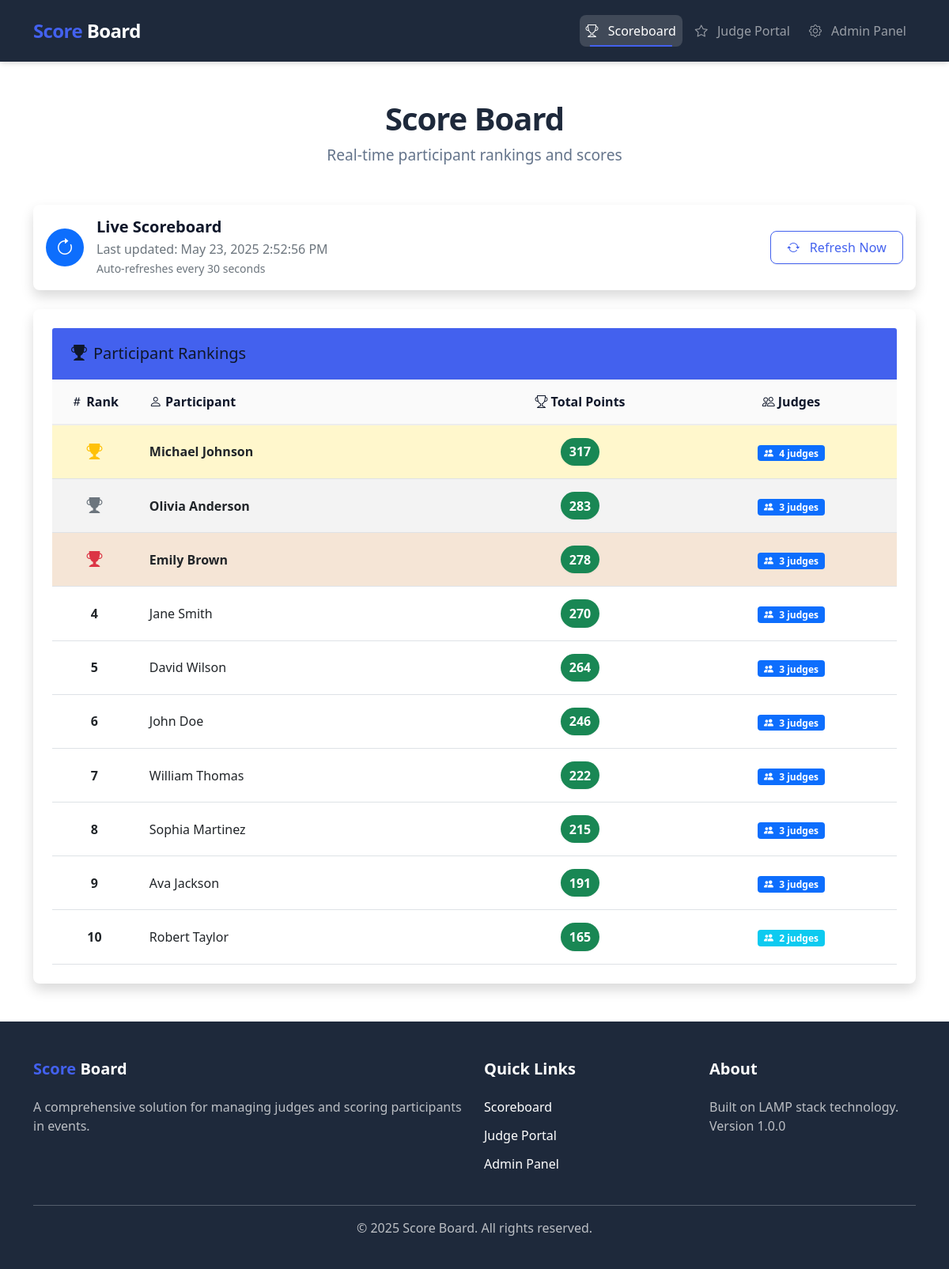
Screenshot of /public/ with the database file from the repository.
### tables this page shows
CREATE TABLE IF NOT EXISTS users (
    id INT PRIMARY KEY AUTO_INCREMENT,
    name VARCHAR(100) NOT NULL,
    created_at TIMESTAMP DEFAULT CURRENT_TIMESTAMP
);

### src/config/database.php (called while the page is built)
<?php
return [
    'host' => getenv('MYSQL_HOST') ?: 'localhost',
    'dbname' => getenv('MYSQL_DATABASE') ?: 'judge_db',
    'username' => getenv('MYSQL_USER') ?: 'judge_user',
    'password' => getenv('MYSQL_PASSWORD') ?: 'judge_pass',
    'charset' => 'utf8mb4'
];

### src/core/Database.php (called while the page is built, shortened)
<?php
class Database {
    private static $instance = null;
    private $pdo;
    private function __construct() {
        try {
            $config = require __DIR__ . '/../config/database.php';
            $dsn = "mysql:host={$config['host']};dbname={$config['dbname']};charset={$config['charset']}";
            $options = [
                PDO::ATTR_ERRMODE => PDO::ERRMODE_EXCEPTION,
                PDO::ATTR_DEFAULT_FETCH_MODE => PDO::FETCH_ASSOC,
                PDO::ATTR_EMULATE_PREPARES => false
            ];
            $this->pdo = new PDO($dsn, $config['username'], $config['password'], $options);
        } catch (PDOException $e) {
            die("Connection failed: " . $e->getMessage());
        }
    }
    public static function getInstance() {
        if (self::$instance === null) {
            self::$instance = new self();
        }
        return self::$instance;
    }
    public function query($sql, $params = []) {
        $stmt = $this->pdo->prepare($sql);
        $stmt->execute($params);
        return $stmt;
    }
}

### src/includes/init.php (called while the page is built, shortened)
<?php
require_once __DIR__ . '/../core/Database.php';
$db = Database::getInstance();

### src/public/index.php (the view, shortened to what this page needs)
<?php
require_once __DIR__ . '/../includes/init.php';
$users = $db->query("
    SELECT
        u.id,
        u.name,
        COALESCE(SUM(s.points), 0) as total_points,
        COUNT(DISTINCT s.judge_id) as judges_count
    FROM users u
    LEFT JOIN scores s ON u.id = s.user_id
    GROUP BY u.id, u.name
    ORDER BY total_points DESC
")->fetchAll();
?>
<!DOCTYPE html>
<html lang="en">
<head>
    <link href="https://cdn.jsdelivr.net/npm/bootstrap@5.1.3/dist/css/bootstrap.min.css" rel="stylesheet">
    <link rel="stylesheet" href="https://cdn.jsdelivr.net/npm/bootstrap-icons@1.8.1/font/bootstrap-icons.css">
    <link href="/public/css/styles.css" rel="stylesheet">
</head>
<body>
    <nav class="navbar navbar-expand-lg navbar-dark">
        <div class="container">
            <a class="navbar-brand" href="/"><span class="highlight">Score</span> Board</a>
            <div class="collapse navbar-collapse" id="navbarNav">
                <ul class="navbar-nav ms-auto">
                    <li class="nav-item">
                        <a class="nav-link active" href="/public/"><i class="bi bi-trophy"></i> Scoreboard</a>
                    </li>
                    <li class="nav-item">
                        <a class="nav-link" href="/judge/"><i class="bi bi-star"></i> Judge Portal</a>
                    </li>
                    <li class="nav-item">
                        <a class="nav-link" href="/admin/"><i class="bi bi-gear"></i> Admin Panel</a>
                    </li>
                </ul>
            </div>
        </div>
    </nav>
    <div class="container mt-5">
        <div class="text-center mb-5">
            <h1 class="app-title">Score Board</h1>
            <p class="app-subtitle">Real-time participant rankings and scores</p>
        </div>
        <div class="card mb-4 shadow">
            <div class="card-body p-3 d-flex align-items-center">
                <div class="bg-primary rounded-circle p-3 me-3 text-white">
                    <i class="bi bi-arrow-clockwise fs-4"></i>
                </div>
                <div>
                    <h5 class="mb-1">Live Scoreboard</h5>
                    <p class="mb-0 text-muted">Last updated: <?php echo date('M d, Y g:i:s A'); ?></p>
                    <p class="mb-0 text-muted"><small>Auto-refreshes every 30 seconds</small></p>
                </div>
                <div class="ms-auto">
                    <button class="btn btn-outline-primary" onclick="window.location.reload()">
                        <i class="bi bi-arrow-repeat"></i> Refresh Now
                    </button>
                </div>
            </div>
        </div>
        <div class="card shadow scoreboard animate-fade-in">
            <div class="card-header bg-primary text-white">
                <h3 class="h5 mb-0"><i class="bi bi-trophy-fill me-2"></i>Participant Rankings</h3>
            </div>
            <?php if (empty($users)): ?>
            <div class="card-body">
                <div class="alert alert-warning d-flex align-items-center">
                    <i class="bi bi-exclamation-triangle-fill me-2 fs-4"></i>
                    <div>No participants or scores found in the system. Add participants through the Admin Panel.</div>
                </div>
            </div>
            <?php else: ?>
            <div class="card-body p-0">
                <div class="table-responsive">
                    <table class="table table-hover mb-0 scoreboard-table">
                        <thead>
                            <tr>
                                <th width="10%" class="text-center"><i class="bi bi-hash"></i> Rank</th>
                                <th width="40%"><i class="bi bi-person"></i> Participant</th>
                                <th width="25%" class="text-center"><i class="bi bi-trophy"></i> Total Points</th>
                                <th width="25%" class="text-center"><i class="bi bi-people"></i> Judges</th>
                            </tr>
                        </thead>
                        <tbody>
                            <?php foreach ($users as $index => $user):
                                $rowClass = '';
                                $medalIcon = '';
                                if ($index == 0) {
                                    $rowClass = 'position-1';
                                    $medalIcon = '<i class="bi bi-trophy-fill text-warning fs-5" title="Gold Medal"></i>';
                                } else if ($index == 1) {
                                    $rowClass = 'position-2';
                                    $medalIcon = '<i class="bi bi-trophy-fill text-secondary fs-5" title="Silver Medal"></i>';
                                } else if ($index == 2) {
                                    $rowClass = 'position-3';
                                    $medalIcon = '<i class="bi bi-trophy-fill text-danger fs-5" title="Bronze Medal"></i>';
                                }
                            ?>
                            <tr class="<?php echo $rowClass; ?>">
                                <td class="text-center fw-bold">
                                    <?php if (!empty($medalIcon)) echo $medalIcon; else echo ($index + 1); ?>
                                </td>
                                <td class="fw-medium"><?php echo htmlspecialchars($user['name']); ?></td>
                                <td class="text-center">
                                    <?php
                                    $scoreClass = '';
                                    $points = (int)$user['total_points'];
                                    if ($points >= 90) {
                                        $scoreClass = 'bg-success text-white';
                                    } elseif ($points >= 70) {
                                        $scoreClass = 'bg-primary text-white';
                                    } elseif ($points >= 50) {
                                        $scoreClass = 'bg-info text-white';
                                    } elseif ($points >= 30) {
                                        $scoreClass = 'bg-warning';
                                    } elseif ($points > 0) {
                                        $scoreClass = 'bg-danger text-white';
                                    } else {
                                        $scoreClass = 'bg-secondary text-white';
                                    }
                                    ?>
                                    <span class="points-badge <?php echo $scoreClass; ?>"><?php echo htmlspecialchars($user['total_points']); ?></span>
                                </td>
                                <td class="text-center">
                                     <?php
                                     $judgeClass = '';
                                     $judgeCount = (int)$user['judges_count'];
                                     if ($judgeCount >= 5) {
                                         $judgeClass = 'bg-success';
                                     } elseif ($judgeCount >= 3) {
                                         $judgeClass = 'bg-primary';
                                     } elseif ($judgeCount >= 2) {
                                         $judgeClass = 'bg-info';
                                     } elseif ($judgeCount == 1) {
                                         $judgeClass = 'bg-warning';
                                     } else {
                                         $judgeClass = 'bg-secondary';
                                     }
                                     ?>
                                     <span class="badge <?php echo $judgeClass; ?>">
                                         <i class="bi bi-people-fill me-1"></i>
                                         <?php echo htmlspecialchars($user['judges_count']); ?> judge<?php echo $user['judges_count'] != 1 ? 's' : ''; ?>
                                     </span>
                                </td>
                            </tr>
                            <?php endforeach; ?>
                        </tbody>
                    </table>
                </div>
            </div>
            <?php endif; ?>
        </div>
    </div>
    <footer class="footer mt-5">
        <div class="container">
            <div class="row">
                <div class="col-md-6">
                    <h5><span class="highlight">Score</span> Board</h5>
                    <p>A comprehensive solution for managing judges and scoring participants in events.</p>
                </div>
                <div class="col-md-3">
                    <h5>Quick Links</h5>
                    <ul class="list-unstyled">
                        <li><a href="/public/" class="text-white">Scoreboard</a></li>
                        <li><a href="/judge/" class="text-white">Judge Portal</a></li>
                        <li><a href="/admin/" class="text-white">Admin Panel</a></li>
                    </ul>
                </div>
                <div class="col-md-3">
                    <h5>About</h5>
                    <p>Built on LAMP stack technology. Version 1.0.0</p>
                </div>
            </div>
            <hr class="mt-4">
            <div class="text-center">
                <p>&copy; <?php echo date('Y'); ?> Score Board. All rights reserved.</p>
            </div>
        </div>
    </footer>
</body>
</html>

### rows the page displays
users: name "Michael Johnson", total_points "317", judges_count "4"
users: name "Olivia Anderson", total_points "283", judges_count "3"
users: name "Emily Brown", total_points "278", judges_count "3"
users: name "Jane Smith", total_points "270", judges_count "3"
users: name "David Wilson", total_points "264", judges_count "3"
users: name "John Doe", total_points "246", judges_count "3"
users: name "William Thomas", total_points "222", judges_count "3"
users: name "Sophia Martinez", total_points "215", judges_count "3"
users: name "Ava Jackson", total_points "191", judges_count "3"
users: name "Robert Taylor", total_points "165", judges_count "2"
